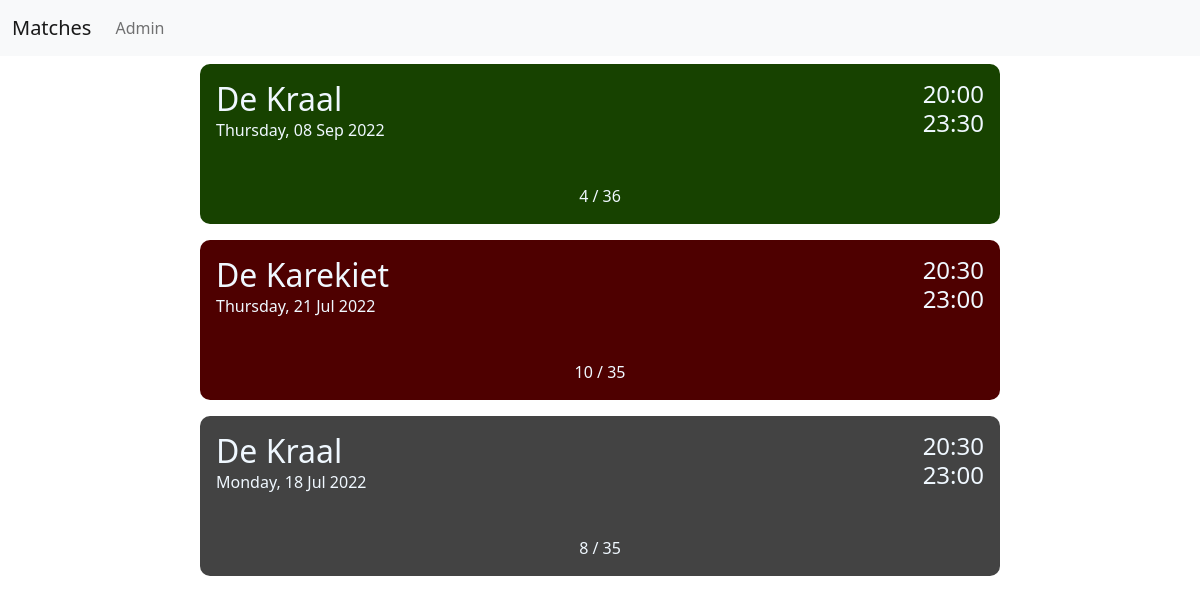
Screenshot of /matches with the database file from the repository.
### tables this page shows
CREATE TABLE MATCHDAYS ([id] INTEGER PRIMARY KEY,[date] text, [starttime] text, [endtime] text, [location] text, [max] int, [status] text, [price] text, [password] text, [note] text);

### Program.py (the view, shortened to what this page needs)
@app.route('/matches', methods=['GET', 'POST'])
def matches():
    match_list = list(Functions.getData("match").values())
    match_list.sort(key=lambda row: (row[0]))
    match_list = [ i + [datetime.datetime(int(i[0][:4]), int(i[0][4:6]), int(i[0][6:]), 0, 0).strftime("%A, %d %b %Y").title()] for i in match_list]
    return render_template('matches.html', list=match_list[::-1], n_list=len(match_list))

### Program.py (called while the page is built)
def logindata():
    return {value[0]: {'password': value[1]} for key, value in list(Functions.getData("login").items()) if value[2] == 1}

@login_manager.request_loader
def request_loader(request):
    unames = logindata()
    uname = request.form.get('uname')
    if uname not in unames:
        return
    user = User()
    user.id = uname
    return user

@app.after_request
def add_header(r):
    r.headers["Cache-Control"] = "no-cache, no-store, must-revalidate"
    r.headers["Pragma"] = "no-cache"
    r.headers["Expires"] = "0"
    r.headers['Cache-Control'] = 'public, max-age=0'
    return r

### templates/matches.html (shortened to what this page needs)
{% extends 'layout.html' %}
{% block body %}
<link rel="stylesheet" href="../static/matches.css">
<div class="container-fluid">
    <div class="one">
        {% for i in range(n_list) %}
        <form id="{{list[i][0]}}" method="POST" action="">
            <div class="matches">
                <div id="{{ list[i][0] }}" class={{"card-" + list[i][5]}} name="cardname" onclick="document.getElementById('{{list[i][0]}}').submit();">
                    <div class="header">
                        <div>
                            <h2 class="title">{{ list[i][3] }}</h2>
                            <p class="date">{{ list[i][10] }}</p>
                        </div>
                        <div class="time">
                            <h4 class="stamp">{{ list[i][1] }}</h4>
                            <h4 class="stamp">{{ list[i][2] }}</h4>
                        </div>
                    </div>
                    <div class="participants">
                        <p>{{ list[i][9] }} / {{ list[i][4] }}</p>
                    </div>
                </div>
            </div>
        </form>
        {% endfor %}
    </div>
</div>
{% endblock %}

### templates/layout.html (shortened to what this page needs)
<!doctype html>
<html lang="en">
  <head>
    <link href="https://cdn.jsdelivr.net/npm/bootstrap@5.2.0/dist/css/bootstrap.min.css" rel="stylesheet">
  </head>
  <body>
    {% include 'navbar.html' %}
    {% block body %}{% endblock %}
  </body>
</html>

### templates/navbar.html (shortened to what this page needs)
<nav class="navbar navbar-expand-lg bg-light">
  <div class="container-fluid">
    <a class="navbar-brand" href="/matches">Matches</a>
    <div class="collapse navbar-collapse" id="navbarSupportedContent">
      <ul class="navbar-nav me-auto mb-2 mb-lg-0">
        <li class="nav-item">
          <a class="nav-item nav-link" href="/admin">Admin</a>
        </li>
    </div>
  </div>
</nav>

### static/matches.css (style rules this page uses)
.matches { display: flex; justify-content: center; }
.card-open { background-color: rgb(23, 66, 0); color: aliceblue; height: 10rem; width: 50rem; border-radius: 10px; display: flex; flex-direction: column; justify-content: space-between; margin: 0.5rem 0; transition: 0.3s; }
.card-closed { background-color: rgb(78, 0, 0); color: aliceblue; height: 10rem; width: 50rem; border-radius: 10px; display: flex; flex-direction: column; justify-content: space-between; margin: 0.5rem 0; transition: 0.3s; }
.card-ended { background-color: rgb(67, 67, 67); color: aliceblue; height: 10rem; width: 50rem; border-radius: 10px; display: flex; flex-direction: column; justify-content: space-between; margin: 0.5rem 0; transition: 0.3s; }
.title { margin: 1rem 1rem 0 1rem; }
.header { display: flex; justify-content: space-between; }
.time { display: flex; flex-direction: column; margin: 1em; }
.stamp { margin: 0; }
.date { margin: 0 0 0 1rem; }
.participants { display: flex; justify-content: center; }

### rows the page displays
MATCHDAYS: location "De Kraal", starttime "20:00", endtime "23:30"
MATCHDAYS: location "De Karekiet", starttime "20:30", endtime "23:00"
MATCHDAYS: location "De Kraal", starttime "20:30", endtime "23:00"

### other values shown
{{ list[i][10] }} "Thursday, 08 Sep 2022" "Thursday, 21 Jul 2022" "Monday, 18 Jul 2022"
{{ list[i][9] }} "4" "10" "8"
{{ list[i][4] }} "36" "35" "35"
